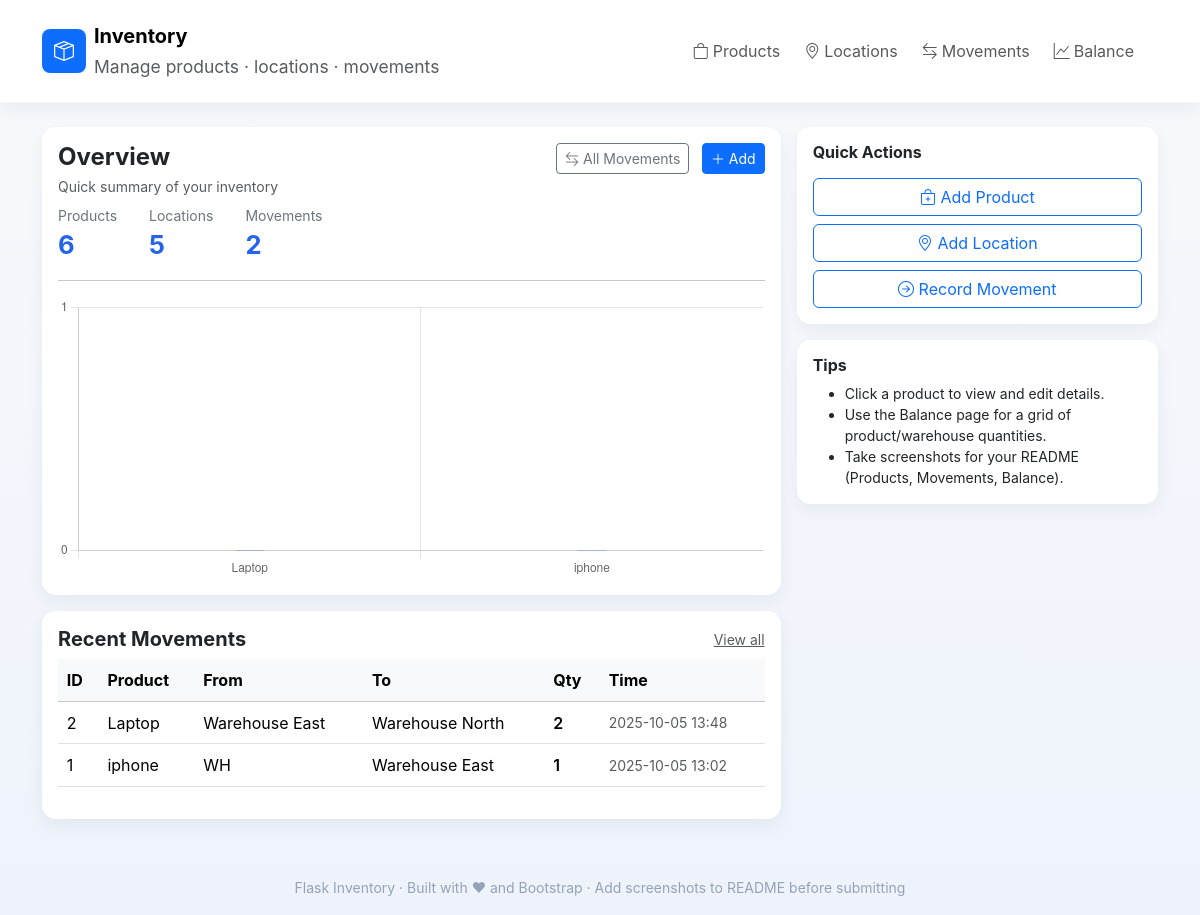
The page / on the database its author committed.
### app.py (models this page shows, shortened)
class ProductMovement(db.Model):
    movement_id = db.Column(db.String(50), primary_key=True)
    timestamp = db.Column(db.DateTime, default=datetime.utcnow)
    from_location = db.Column(db.String(50), db.ForeignKey('location.location_id'), nullable=True)
    to_location = db.Column(db.String(50), db.ForeignKey('location.location_id'), nullable=True)
    product_id = db.Column(db.String(50), db.ForeignKey('product.product_id'), nullable=False)
    qty = db.Column(db.Integer, nullable=False)
    product = db.relationship('Product', foreign_keys=[product_id])
    from_loc = db.relationship('Location', foreign_keys=[from_location])
    to_loc = db.relationship('Location', foreign_keys=[to_location])

class Product(db.Model):
    product_id = db.Column(db.String(50), primary_key=True)
    name = db.Column(db.String(200), nullable=False)
    description = db.Column(db.String(500))

class Location(db.Model):
    location_id = db.Column(db.String(50), primary_key=True)
    name = db.Column(db.String(200), nullable=False)
    address = db.Column(db.String(300))

### app.py (the view)
@app.route('/')
def index():
    products_count = Product.query.count()
    locations_count = Location.query.count()
    movements_count = ProductMovement.query.count()
    recent_moves = ProductMovement.query.order_by(ProductMovement.timestamp.desc()).limit(6).all()
    rows = compute_balances()
    return render_template('index.html',
                            products_count=products_count,
                            locations_count=locations_count,
                            movements_count=movements_count,
                            recent_moves=recent_moves,
                            rows=rows)

### app.py (called while the page is built)
def compute_balances():
    balances = {}
    moves = ProductMovement.query.order_by(ProductMovement.timestamp).all()
    for m in moves:
        if m.to_location:
            key = (m.product_id, m.to_location)
            balances[key] = balances.get(key, 0) + m.qty
        if m.from_location:
            key = (m.product_id, m.from_location)
            balances[key] = balances.get(key, 0) - m.qty
    rows = []
    for (pid, lid), qty in balances.items():
        product = Product.query.get(pid)
        location = Location.query.get(lid)
        rows.append({
            'product_id': pid,
            'product_name': product.name if product else pid,
            'location_id': lid,
            'location_name': location.name if location else lid,
            'qty': qty
        })
    rows.sort(key=lambda r: (r['product_name'], r['location_name']))
    return rows

### templates/index.html (shortened to what this page needs)
{% extends "base.html" %}
{% block content %}
  <div class="row g-3">
    <div class="col-12 col-md-8">
      <div class="card p-3 mb-3">
        <div class="d-flex justify-content-between align-items-start">
          <div>
            <h4 class="mb-1 fw-bold">Overview</h4>
            <p class="text-muted small mb-2">Quick summary of your inventory</p>
            <div class="d-flex gap-3">
              <div class="me-3">
                <div class="muted small">Products</div>
                <div class="stat-number">{{ products_count }}</div>
              </div>
              <div class="me-3">
                <div class="muted small">Locations</div>
                <div class="stat-number">{{ locations_count }}</div>
              </div>
              <div>
                <div class="muted small">Movements</div>
                <div class="stat-number">{{ movements_count }}</div>
              </div>
            </div>
          </div>
          <div>
            <a class="btn btn-sm btn-outline-secondary me-2" href="{{ url_for('movements') }}"><i class="bi bi-arrow-left-right"></i> All Movements</a>
            <a class="btn btn-sm btn-primary" href="{{ url_for('add_product') }}"><i class="bi bi-plus-lg"></i> Add</a>
          </div>
        </div>
        <hr>
        <div class="row">
          <div class="col-12">
            <canvas id="inventoryChart" height="120"></canvas>
          </div>
        </div>
      </div>
      <div class="card p-3">
        <div class="d-flex justify-content-between align-items-center mb-2">
          <h5 class="fw-bold mb-0">Recent Movements</h5>
          <a class="small text-muted" href="{{ url_for('movements') }}">View all</a>
        </div>
        <div class="table-responsive">
          <table class="table table-hover table-sm align-middle">
            <thead class="table-light">
              <tr><th>ID</th><th>Product</th><th>From</th><th>To</th><th>Qty</th><th>Time</th></tr>
            </thead>
            <tbody>
              {% for m in recent_moves %}
                <tr>
                  <td>{{ m.movement_id }}</td>
                  <td>{{ m.product.name if m.product else m.product_id }}</td>
                  <td>{{ m.from_loc.name if m.from_loc else '-' }}</td>
                  <td>{{ m.to_loc.name if m.to_loc else '-' }}</td>
                  <td class="fw-semibold">{{ m.qty }}</td>
                  <td class="text-muted small">{{ m.timestamp.strftime('%Y-%m-%d %H:%M') }}</td>
                </tr>
              {% else %}
                <tr><td colspan="6" class="text-muted">No movements yet</td></tr>
              {% endfor %}
            </tbody>
          </table>
        </div>
      </div>
    </div>
    <div class="col-12 col-md-4">
      <div class="card p-3 mb-3">
        <h6 class="fw-bold">Quick Actions</h6>
        <div class="d-grid gap-2 mt-2">
          <a class="btn btn-outline-primary" href="{{ url_for('add_product') }}"><i class="bi bi-bag-plus"></i> Add Product</a>
          <a class="btn btn-outline-primary" href="{{ url_for('add_location') }}"><i class="bi bi-geo-alt"></i> Add Location</a>
          <a class="btn btn-outline-primary" href="{{ url_for('add_movement') }}"><i class="bi bi-arrow-right-circle"></i> Record Movement</a>
        </div>
      </div>
      <div class="card p-3">
        <h6 class="fw-bold">Tips</h6>
        <ul class="small mb-0">
          <li>Click a product to view and edit details.</li>
          <li>Use the Balance page for a grid of product/warehouse quantities.</li>
          <li>Take screenshots for your README (Products, Movements, Balance).</li>
        </ul>
      </div>
    </div>
  </div>
{% endblock %}
{% block body_extra %}
  <script>
    const rows = {{ rows|tojson }};
    // compute total per product
    const totals = {};
    rows.forEach(r => { totals[r.product_name] = (totals[r.product_name]||0) + r.qty; });
    const labels = Object.keys(totals);
    const data = labels.map(l => totals[l]);
    const ctx = document.getElementById('inventoryChart').getContext('2d');
    new Chart(ctx, {
      type: 'bar',
      data: {
        labels,
        datasets: [{
          label: 'Total Qty',
          data,
          borderRadius: 6,
          barThickness: 28,
          backgroundColor: labels.map((_,i) => `rgba(37,99,235,${0.7 - (i*0.05)})`)
        }]
      },
      options: {
        plugins: {
          legend: { display: false },
          tooltip: { mode: 'index' }
        },
        scales: {
          y: { beginAtZero: true, ticks: { precision:0 } }
        }
      }
    });
  </script>
{% endblock %}

### templates/base.html (shortened to what this page needs)
<!doctype html>
<html lang="en">
  <head>
    <link href="https://cdn.jsdelivr.net/npm/bootstrap@5.3.2/dist/css/bootstrap.min.css" rel="stylesheet">
    <link href="https://cdn.jsdelivr.net/npm/bootstrap-icons@1.11.3/font/bootstrap-icons.css" rel="stylesheet">
  </head>
  <body>
    <nav class="navbar navbar-expand-lg navbar-white bg-white py-3">
      <div class="container">
        <a class="navbar-brand d-flex align-items-center gap-2" href="{{ url_for('index') }}">
          <div class="bg-primary text-white rounded-3 p-2" style="width:44px;height:44px;display:flex;align-items:center;justify-content:center;">
            <i class="bi bi-box-seam fs-5"></i>
          </div>
          <div>
            <div class="fw-bold">Inventory</div>
            <small class="text-muted">Manage products · locations · movements</small>
          </div>
        </a>
        <div class="collapse navbar-collapse justify-content-end">
          <ul class="navbar-nav align-items-center">
            <li class="nav-item me-2">
              <a class="nav-link" href="{{ url_for('products') }}"><i class="bi bi-bag me-1"></i>Products</a>
            </li>
            <li class="nav-item me-2">
              <a class="nav-link" href="{{ url_for('locations') }}"><i class="bi bi-geo-alt me-1"></i>Locations</a>
            </li>
            <li class="nav-item me-2">
              <a class="nav-link" href="{{ url_for('movements') }}"><i class="bi bi-arrow-left-right me-1"></i>Movements</a>
            </li>
            <li class="nav-item me-3">
              <a class="nav-link" href="{{ url_for('balance') }}"><i class="bi bi-graph-up me-1"></i>Balance</a>
            </li>
          </ul>
        </div>
      </div>
    </nav>
    <main class="container my-4 fade-in">
      {% block content %}{% endblock %}
    </main>
    <footer>
      <small>Flask Inventory · Built with ♥ and Bootstrap · Add screenshots to README before submitting</small>
    </footer>
    {% block body_extra %}{% endblock %}
  </body>
</html>

### templates/base.html (style rules this page uses)
:root { --accent: #2563eb; --muted: #6c757d; --card-radius: 14px; }
html,body { height:100%; }
body { background: linear-gradient(180deg, #f8f9fc 0%, #eef3fb 100%); font-family: Inter, system-ui, -apple-system, "Segoe UI", Roboto, "Helvetica Neue", Arial; }
.navbar { box-shadow: 0 6px 18px rgba(19, 38, 66, 0.06); border-bottom: 1px solid rgba(0,0,0,0.03); }
.card { border: none; border-radius: var(--card-radius); box-shadow: 0 6px 18px rgba(18, 40, 71, 0.06); }
.stat-number { font-size: 1.6rem; font-weight: 700; color: var(--accent); }
.muted { color: var(--muted); }
footer { text-align:center; padding: 1rem 0; color: #94a3b8; margin-top: 2.5rem; }
.table-sm td, .table-sm th { padding: .55rem; vertical-align: middle; }
.fade-in { animation: fadeIn .35s ease both; }

### rows shown on the page
ProductMovement: movement_id "2", product "Laptop", from_loc "Warehouse East", to_loc "Warehouse North", qty "2", timestamp "2025-10-05 13:48"
ProductMovement: movement_id "1", product "iphone", from_loc "WH", to_loc "Warehouse East", qty "1", timestamp "2025-10-05 13:02"

### other values the page prints
{{ products_count }} "6"
{{ locations_count }} "5"
{{ movements_count }} "2"
